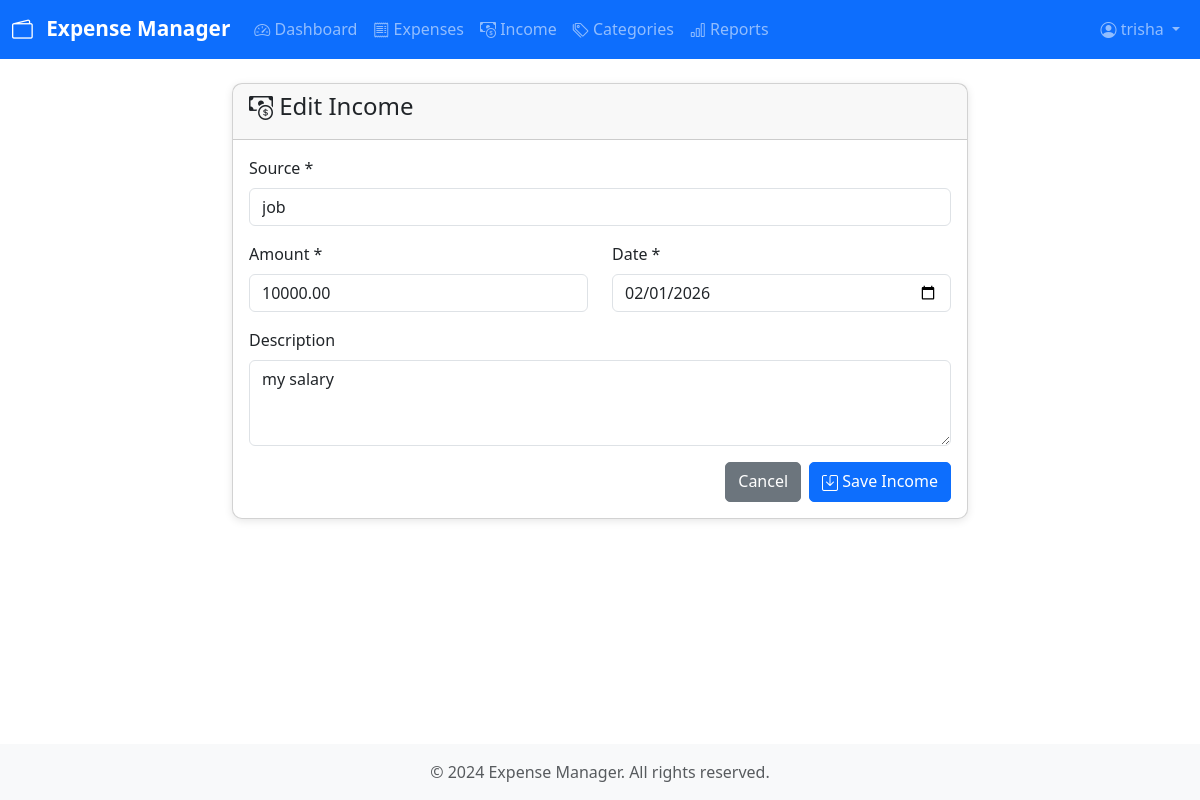
Screenshot of /income/1/edit/ (signed in) with the database file from the repository.
### expenses/models.py (models this page shows, shortened)
class Income(models.Model):
    source = models.CharField(max_length=200)
    amount = models.DecimalField(max_digits=10, decimal_places=2)
    date = models.DateField()
    description = models.TextField(blank=True)
    user = models.ForeignKey(User, on_delete=models.CASCADE)
    created_at = models.DateTimeField(auto_now_add=True)
    updated_at = models.DateTimeField(auto_now=True)
    class Meta:
        ordering = ['-date', '-created_at']

### expenses/views.py (the view)
# urls.py: path('income/<int:pk>/edit/', views.income_update, name='income_update'),
@login_required
def income_update(request, pk):
    income = get_object_or_404(Income, pk=pk, user=request.user)
    if request.method == 'POST':
        form = IncomeForm(request.POST, instance=income)
        if form.is_valid():
            form.save()
            messages.success(request, 'Income updated successfully!')
            return redirect('income_list')
    else:
        form = IncomeForm(instance=income)
    return render(request, 'expenses/income_form.html', {'form': form, 'title': 'Edit Income'})

### expenses/forms.py
class IncomeForm(forms.ModelForm):
    class Meta:
        model = Income
        fields = ['source', 'amount', 'date', 'description']
        widgets = {
            'source': forms.TextInput(attrs={'class': 'form-control'}),
            'amount': forms.NumberInput(attrs={'class': 'form-control', 'step': '0.01'}),
            'date': forms.DateInput(attrs={'class': 'form-control', 'type': 'date'}),
            'description': forms.Textarea(attrs={'class': 'form-control', 'rows': 3}),
        }

### templates/expenses/income_form.html (shortened to what this page needs)
{% extends 'base.html' %}
{% block content %}
<div class="row justify-content-center">
    <div class="col-md-8">
        <div class="card">
            <div class="card-header">
                <h4><i class="bi bi-cash-coin"></i> {{ title }}</h4>
            </div>
            <div class="card-body">
                <form method="post">
                    <div class="mb-3">
                        <label for="{{ form.source.id_for_label }}" class="form-label">Source *</label>
                        {{ form.source }}
                    </div>
                    <div class="row">
                        <div class="col-md-6 mb-3">
                            <label for="{{ form.amount.id_for_label }}" class="form-label">Amount *</label>
                            {{ form.amount }}
                        </div>
                        <div class="col-md-6 mb-3">
                            <label for="{{ form.date.id_for_label }}" class="form-label">Date *</label>
                            {{ form.date }}
                        </div>
                    </div>
                    <div class="mb-3">
                        <label for="{{ form.description.id_for_label }}" class="form-label">Description</label>
                        {{ form.description }}
                    </div>
                    <div class="d-grid gap-2 d-md-flex justify-content-md-end">
                        <a href="{% url 'income_list' %}" class="btn btn-secondary">Cancel</a>
                        <button type="submit" class="btn btn-primary">
                            <i class="bi bi-save"></i> Save Income
                        </button>
                    </div>
                </form>
            </div>
        </div>
    </div>
</div>
{% endblock %}

### templates/base.html (shortened to what this page needs)
<!DOCTYPE html>
<html lang="en">
<head>
    <link href="https://cdn.jsdelivr.net/npm/bootstrap@5.3.0/dist/css/bootstrap.min.css" rel="stylesheet">
    <link rel="stylesheet" href="https://cdn.jsdelivr.net/npm/bootstrap-icons@1.10.0/font/bootstrap-icons.css">
    {% load static %}
    <link rel="stylesheet" href="{% static 'css/style.css' %}">
</head>
<body>
    {% if user.is_authenticated %}
    <nav class="navbar navbar-expand-lg navbar-dark bg-primary">
        <div class="container-fluid">
            <a class="navbar-brand" href="{% url 'dashboard' %}">
                <i class="bi bi-wallet2"></i> Expense Manager
            </a>
            <div class="collapse navbar-collapse" id="navbarNav">
                <ul class="navbar-nav me-auto">
                    <li class="nav-item">
                        <a class="nav-link" href="{% url 'dashboard' %}">
                            <i class="bi bi-speedometer2"></i> Dashboard
                        </a>
                    </li>
                    <li class="nav-item">
                        <a class="nav-link" href="{% url 'expense_list' %}">
                            <i class="bi bi-receipt"></i> Expenses
                        </a>
                    </li>
                    <li class="nav-item">
                        <a class="nav-link" href="{% url 'income_list' %}">
                            <i class="bi bi-cash-coin"></i> Income
                        </a>
                    </li>
                    <li class="nav-item">
                        <a class="nav-link" href="{% url 'category_list' %}">
                            <i class="bi bi-tags"></i> Categories
                        </a>
                    </li>
                    <li class="nav-item">
                        <a class="nav-link" href="{% url 'reports' %}">
                            <i class="bi bi-bar-chart"></i> Reports
                        </a>
                    </li>
                </ul>
                <ul class="navbar-nav">
                    <li class="nav-item dropdown">
                        <a class="nav-link dropdown-toggle" href="#" id="userDropdown" role="button" data-bs-toggle="dropdown">
                            <i class="bi bi-person-circle"></i> {{ user.username }}
                        </a>
                    </li>
                </ul>
            </div>
        </div>
    </nav>
    {% endif %}
    <main class="{% if user.is_authenticated %}container my-4{% endif %}">
        {% block content %}{% endblock %}
    </main>
    <footer class="bg-light text-center text-muted py-3 mt-5">
        <div class="container">
            <p class="mb-0">&copy; 2024 Expense Manager. All rights reserved.</p>
        </div>
    </footer>
    {% load static %}
</body>
</html>

### static/css/style.css (style rules this page uses)
:root { --primary-color: #0d6efd; --danger-color: #dc3545; --success-color: #198754; --warning-color: #ffc107; }
body { min-height: 100vh; display: flex; flex-direction: column; }
main { flex: 1; }
.navbar-brand { font-weight: bold; font-size: 1.3rem; }
.navbar-brand i { margin-right: 8px; }
.card { border-radius: 10px; box-shadow: 0 2px 8px rgba(0, 0, 0, 0.1); transition: transform 0.2s, box-shadow 0.2s; }
.btn { border-radius: 5px; transition: all 0.3s; }
footer { margin-top: auto; }
.bi { vertical-align: middle; }
* { transition: background-color 0.3s ease; }

### rows the page displays
Income: source "job", amount "10000.00", date "02/01/2026", description "my salary"

### other values shown
{{ user.username }} "trisha"
{{ title }} "Edit Income"
